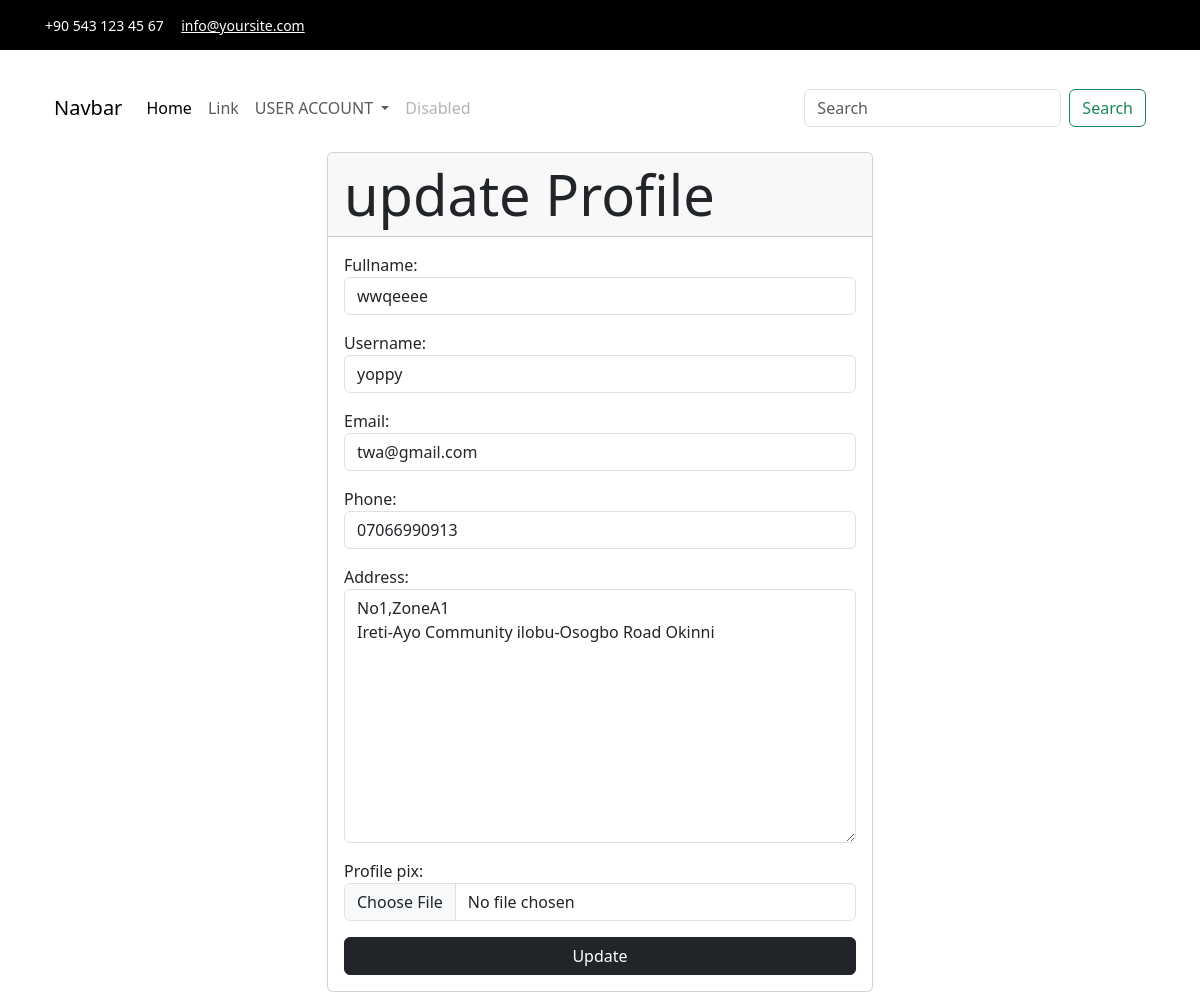
Page /users/update/ (signed in) on the committed database.
### users/models.py (models this page shows, shortened)
class Profile(models.Model):
    user= models.OneToOneField(User, on_delete=models.CASCADE)
    username = models.CharField(max_length=255)
    fullname = models.CharField(max_length=255)
    email = models.EmailField(max_length=255, unique=True)
    phone = models.CharField(max_length=15)
    address = models.TextField()
    profile_pix = models.ImageField(upload_to='profile', default='image/avarta.jpg')

### users/views.py (the view)
# urls.py: path('update/', views.update_profile, name='update' ),
def update_profile(request):
    user = request.user.profile
    form = UpdateProfile(instance=user)
    if request.method == 'POST':
        forms = UpdateProfile(request.POST, request.FILES, instance=user)
        if forms.is_valid():
            forms.save()
            return redirect('dashboard')
    context= {
        'form': form
    }
    return render(request, 'users/update.html', context )

### users/forms.py
class UpdateProfile(forms.ModelForm):
    username = forms.CharField(widget=forms.TextInput(attrs={'class':'form-control'}))
    email = forms.CharField(widget=forms.TextInput(attrs={'class':'form-control'}))
    class Meta:
        model = Profile
        fields = ['fullname', 'username','email','phone', 'address', 'profile_pix']
        widgets = {
            'fullname':forms.TextInput(attrs={'class':'form-control'}),
            'phone':forms.TextInput(attrs={'class':'form-control'}),
            'address':forms.Textarea(attrs={'class':'form-control'}),
            'profile_pix':forms.FileInput(attrs={'class':'form-control'}),
        }

### templates/users/update.html (shortened to what this page needs)
{% extends "base.html" %}
{% load static %}
{% block content %}
<div class="container py-3 mx-auto">
    <div class="row">
        <div class="col-md-6 mx-auto">
            <div class="card">
                <div class="card-header display-4">update Profile</div>
                <div class="card-body">
                    <form action=" {% url 'update' %} " method="post" enctype="multipart/form-data">
                        {{form.as_p}}
                        <div class="d-grid">
                            <button class="btn btn-dark">Update</button>
                        </div>
                    </form>
                </div>
            </div>
        </div>
    </div>
</div>
{% endblock content %}

### rows in the picture
Profile: fullname "wwqeeee", username "yoppy", email "twa@gmail.com", phone "07066990913", address "No1,ZoneA1 Ireti-Ayo Community ilobu-Osogbo Road Okinni"
